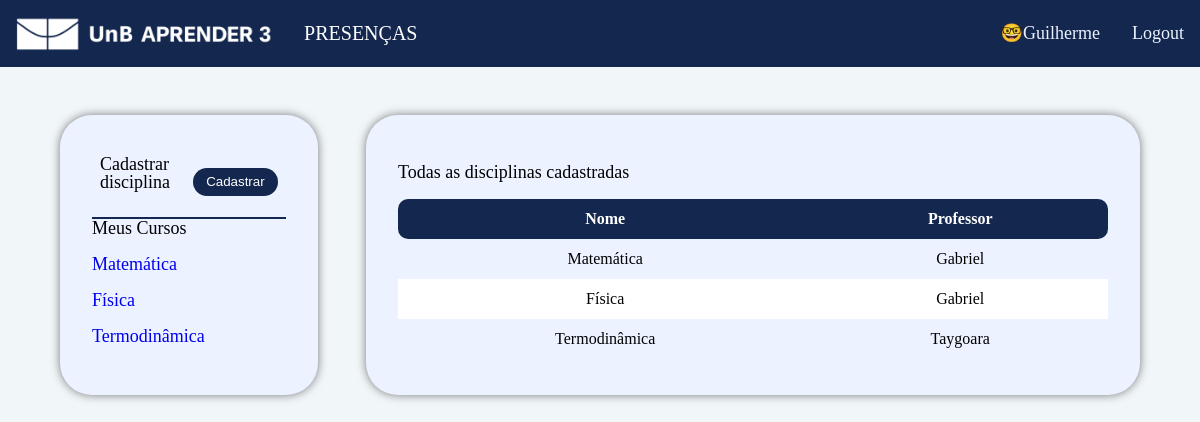
/disciplinasAluno (signed in), run on the app's committed database.
### app/models.py (models this page shows, shortened)
class User(db.Model, UserMixin):
    matricula = db.Column(db.String(9), primary_key=True, unique=True, nullable=False)
    email = db.Column(db.String(100), unique=True, nullable=False)
    nome = db.Column(db.String(100), nullable=False)
    senha_hash = db.Column(db.String(100), nullable=False)
    eh_professor = db.Column(db.Boolean, nullable=True, default=False)
    presenca_todas_aulas = db.relationship('Presenca')
    @property
    def senha(self):
        return self.senha

class Disciplina(db.Model):
    id = db.Column(db.Integer, primary_key=True, autoincrement=True)
    nome = db.Column(db.String(100), nullable=False)
    professor_matricula = db.Column(db.String, db.ForeignKey('user.matricula'), nullable=True)
    codigo = db.Column(db.String, nullable=True, unique=True)
    professor = db.relationship('User', backref='disciplinas_ministradas', foreign_keys=[professor_matricula])
    alunos = db.relationship('User', secondary=alunos_disciplinas, backref='disciplinas_matriculadas')
    aulas = db.relationship('Aula', cascade='all, delete-orphan')

### app/routes.py (the view)
@app.route('/disciplinasAluno')
@login_required
def aluno_page():
    disciplinas_matriculadas= current_user.disciplinas_matriculadas
    return render_template('pages/aluno-disciplina.html', disciplinas_matriculadas=disciplinas_matriculadas)

### app/models.py (called while the page is built)
@login_manager.user_loader
def load_user(matricula):
    return User.query.get(matricula)

### app/templates/pages/aluno-disciplina.html (shortened to what this page needs)
{% extends 'base_template.html' %} {% block content %}
<section class="grid_aluno">
  <section class="container" id="side_bar">
    <div class="aula">
      <p class="container__texto">Cadastrar disciplina</p>
      <button
        class="button"
        onclick="document.getElementById('modal_disciplina').style.display='block'"
      >
        Cadastrar
      </button>
    </div>
    <h2 class="container__texto">Meus Cursos</h2>
    <ul>
      {% for disciplina in disciplinas_matriculadas %}
      <li class="container__lista_disciplina">
        <p class="container__texto">
          <a
            href="{{ url_for('disciplina_aluno_page', disciplina_id=disciplina.id ) }}"
          >
            {{disciplina.nome}}
          </a>
        </p>
      </li>
      {% endfor %}
    </ul>
  </section>
  {% if disciplinas_matriculadas %}
  <section class="container aluno">
    <div class="presenca">
      <h1 class="container__texto">Todas as disciplinas cadastradas</h1>
      <table class="table-striped-columns">
        <thead>
          <tr>
            <th>Nome</th>
            <th>Professor</th>
          </tr>
        </thead>
        <tbody>
          {% for disciplina in disciplinas_matriculadas %}
          <tr>
            <td>{{disciplina.nome}}</td>
            <td>{{disciplina.professor.nome}}</td>
          </tr>
          {% endfor %}
        </tbody>
      </table>
    </div>
  </section>
  {% endif %}
</section>
{% endblock%}

### app/templates/base_template.html (shortened to what this page needs)
<!DOCTYPE html>
<html lang="en">
  <head>
    <link rel="stylesheet" />
    <link rel="stylesheet" href="../static/style.css" />
    <link rel="stylesheet" href="../static/reset.css" />
  </head>
  <body>
    <header>
      <nav class="navbar">
        <div class="navbar__items">
          <img src="../static/img/LOGOAPRENDER 3.png" alt="" />
          <span class="navbar__texto">Presenças</span>
        </div>
        <div class="navbar__items">
          {% if not current_user.is_authenticated %}
          <a class="navbar__link" href="{{ url_for('login_page') }}">Login</a>
          <a class="navbar__link" href="{{ url_for('register_page') }}"
            >Registrar</a
          >
          {% else %}
          <span class="navbar__nome">🤓{{ current_user.nome }}</span>
          <a class="navbar__link" href="{{ url_for('logout_page') }}">Logout</a>
          {% endif %}
        </div>
      </nav>
    </header>
    <main>
       {% block content %}{% endblock %}
    </main>
  </body>
</html>

### app/static/style.css (style rules this page uses)
:root { --cor-primaria: #f1f6f9; --cor-secundaria: #14274e; --cor-terciaria: #394867; --cor-quaternaria: #ecf2ff; --cor-clara: #ffffff; --cor-escura: #000000; }
body { background-color: var(--cor-primaria); }
.button { background-color: var(--cor-secundaria); color: var(--cor-clara); padding: 0.5em 1em; width: 8em; border-radius: 20px; border: none; cursor: pointer; transition: all 0.5s ease-in-out; }
.container { background-color: var(--cor-quaternaria); box-sizing: border-box; border-radius: 2em; padding: 2em; box-shadow: 0 0 10px 0 rgba(0, 0, 0, 0.5); }
.aula { display: flex; align-items: center; justify-content: space-between; padding: 0.5em; border-bottom: solid 2px var(--cor-secundaria); overflow-y: auto; }
.container__texto { font-size: 18px; font-weight: 500; margin-bottom: 1em; }
.container__lista_disciplina { display: flex; justify-content: space-between; }
.presenca { margin-top: 1em; }

### app/static/navbar.css (style rules this page uses)
.navbar { background-color: var(--cor-secundaria); padding: 1em; display: flex; flex-wrap: wrap; align-items: center; justify-content: space-between; }
.navbar__items { display: flex; align-items: center; gap: 2em; flex-wrap: wrap; }
.navbar__texto, .navbar__link { color: var(--cor-clara); }
.navbar__texto { font-size: 20px; text-transform: uppercase; color: var(--cor-clara); }
.navbar__link, .navbar__nome { font-size: 18px; color: #ecf2ff; }
.navbar img { max-height: 35px; }
.navbar a { transition: all 0.3s ease-in-out; }

### app/static/table.css (style rules this page uses)
.table-striped-columns { width: 100%; border-collapse: collapse; border-spacing: 0; background-color: var(--cor-quaternaria); overflow: auto; }
table { overflow-x: auto; }
.table-striped-columns th, .table-striped-columns td { padding: 0.75rem; vertical-align: top; text-align: center; }
.table-striped-columns th { background-color: var(--cor-secundaria); color: var(--cor-clara); font-size: 1rem; font-weight: 700; }
.table-striped-columns th:nth-child(1) { border-bottom-left-radius: 10px; border-top-left-radius: 10px; }
.table-striped-columns th:last-child { border-bottom-right-radius: 10px; border-top-right-radius: 10px; }
.table-striped-columns tbody tr:nth-child(odd) td { background-color: var(--cor-quaternaria); }
.table-striped-columns tbody tr:nth-child(even) td { background-color: var(--cor-clara); }

### app/static/professor.css (style rules this page uses)
.container:nth-child(1) { margin-right: 0; }
.container:nth-child(2) { grid-column: 2 / 3; grid-row: 1 / 2; }

### app/static/aluno.css (style rules this page uses)
.grid_aluno { width: 90%; display: grid; grid-template-columns: 1fr 3fr; gap: 3rem; margin: 3rem auto; }

### data on the page
User: nome "Guilherme"
Disciplina: nome "Matemática", professor.nome "Gabriel"
Disciplina: nome "Física", professor.nome "Gabriel"
Disciplina: nome "Termodinâmica", professor.nome "Taygoara"
